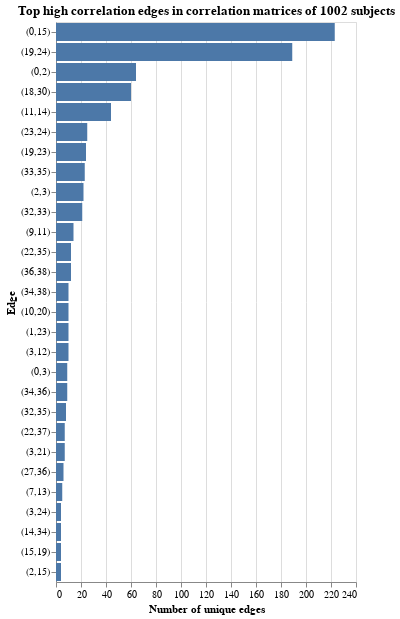

Source (notebook cell):
### Code cell
df = unique_edges[['edge', 'unique_edges']]
np.percentile(df['unique_edges'], 75)
df = df[df['unique_edges'] > np.percentile(df['unique_edges'], 50)]
unique_edges_plt = alt.Chart(df).mark_bar().encode(
    x=alt.X('unique_edges:Q').title('Number of unique edges'),
    y=alt.Y('edge:N', sort='-x').title('Edge'),
    tooltip='unique_edges'
).properties(
    title='Top high correlation edges in correlation matrices of 1002 subjects'
)
unique_edges_plt

### Figure 1 — Vega-Lite specification as saved in the notebook (floating-point values rounded to 4 significant figures)
{"config": {"view": {"continuousWidth": 300, "continuousHeight": 300}}, "data": {"name": "data-867f1c01e4fc2463fea0d868a1bf6e42"}, "mark": {"type": "bar"}, "encoding": {"tooltip": {"field": "unique_edges", "type": "quantitative"}, "x": {"field": "unique_edges", "title": "Number of unique edges", "type": "quantitative"}, "y": {"field": "edge", "sort": "-x", "title": "Edge", "type": "nominal"}}, "title": "Top high correlation edges in correlation matrices of 1002 subjects", "$schema": "https://vega.github.io/schema/vega-lite/v5.20.1.json", "datasets": {"data-867f1c01e4fc2463fea0d868a1bf6e42": [{"edge": "(0,15)", "unique_edges": 223}, {"edge": "(19,24)", "unique_edges": 189}, {"edge": "(0,2)", "unique_edges": 64}, {"edge": "(18,30)", "unique_edges": 60}, {"edge": "(11,14)", "unique_edges": 44}, {"edge": "(23,24)", "unique_edges": 25}, {"edge": "(19,23)", "unique_edges": 24}, {"edge": "(33,35)", "unique_edges": 23}, {"edge": "(2,3)", "unique_edges": 22}, {"edge": "(32,33)", "unique_edges": 21}, {"edge": "(9,11)", "unique_edges": 14}, {"edge": "(22,35)", "unique_edges": 12}, {"edge": "(36,38)", "unique_edges": 12}, {"edge": "(34,38)", "unique_edges": 10}, {"edge": "(10,20)", "unique_edges": 10}, {"edge": "(1,23)", "unique_edges": 10}, {"edge": "(3,12)", "unique_edges": 10}, {"edge": "(0,3)", "unique_edges": 9}, {"edge": "(34,36)", "unique_edges": 9}, {"edge": "(32,35)", "unique_edges": 8}, {"edge": "(22,37)", "unique_edges": 7}, {"edge": "(3,21)", "unique_edges": 7}, {"edge": "(27,36)", "unique_edges": 6}, {"edge": "(7,13)", "unique_edges": 5}, {"edge": "(3,24)", "unique_edges": 4}, {"edge": "(14,34)", "unique_edges": 4}, {"edge": "(15,19)", "unique_edges": 4}, {"edge": "(2,15)", "unique_edges": 4}]}}
